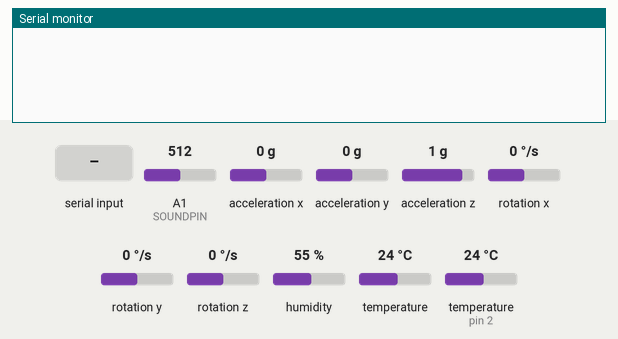
The sketch below on a simulated Arduino Uno, built with avr-gcc and run on an emulated ATmega328P. Shown: the last lines printed to the serial monitor. The inputs (shaded band) are chosen by the test bench; at power-on: A1 (SOUNDPIN) = 512, acceleration x 0 g, acceleration y 0 g, acceleration z 1 g, rotation x 0 °/s, rotation y 0 °/s, rotation z 0 °/s, humidity 55 %, temperature 24 °C, temperature (sensor on pin 2) 24 °C.

Above: at 4.2 s.
4.3 s: "T\n" received over Serial
At 5.5 s:
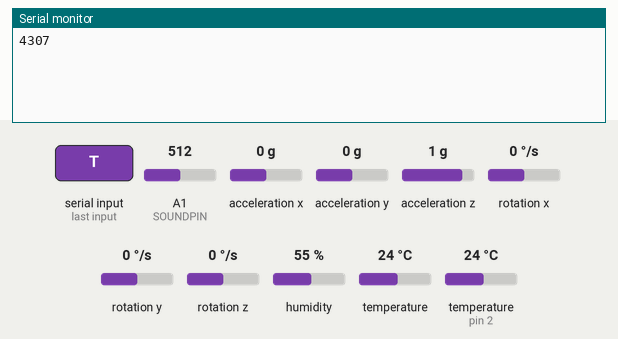
5.8 s: byte 84 ('T') received over Serial
At 6.7 s:
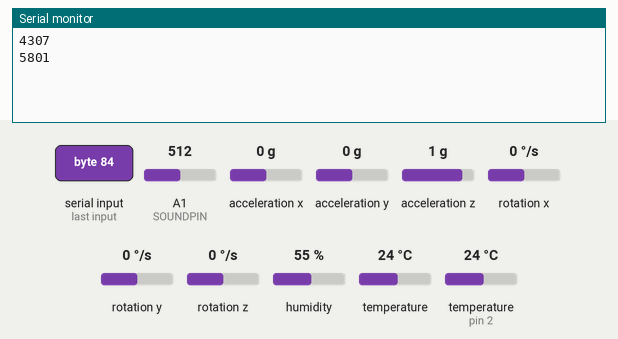
7.3 s: byte 116 ('t') received over Serial
At 8.3 s:
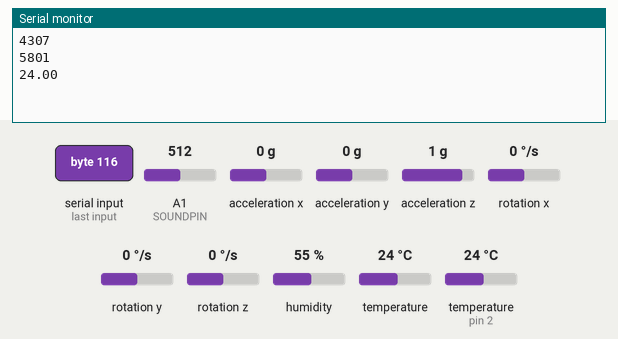
8.8 s: "h\n" received over Serial
At 10.0 s:
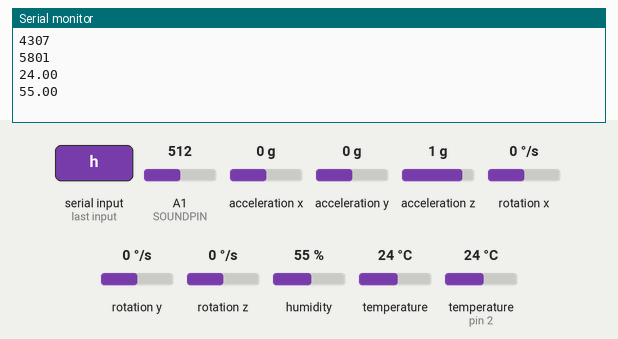
Timing chart, 0 to 11.3 s (numbered marks = the images above; inputs shaded):
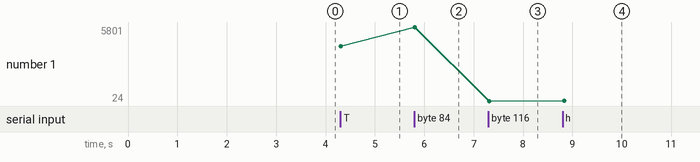

The sketch:

ArduinoBoardSoftware.ino
```cpp
//Board software using communication protocol 2.0
#include <Adafruit_BMP085.h>
#include <Wire.h>
#include <DHT.h>
#include <MPU6050_tockn.h>


#define SERIAL_POLLING_PERIOD   10
#define DHTPIN 2
#define DHTTYPE DHT11
#define SOUNDPIN A1

//Global variables and control variables
Adafruit_BMP085 bmp;
DHT dht(DHTPIN, DHTTYPE);
MPU6050 mpu6050(Wire);
float maxsound = 1024;
float maxsoundtemp = 1024;
double vdv = 0;
const float vdvExponent = 1.0/3.0;
long numMPUmeasurements = 0;
float x_calib = 0;
float y_calib = 0;
float z_calib = 0;

//functions
void send_time();
void send_temp();
void send_humidity();
void send_pressure();
void send_vib();
void send_sound();


void setup() {

  Serial.begin(9600);
  Wire.begin();

  bmp.begin();
  dht.begin();

  mpu6050.begin();
  calibrateMPU6050();


}

void loop() {

  while(!Serial.available()){
    //read values that need time series information (depend on more than one measurement)

    //Sound
    maxsoundtemp = analogRead(SOUNDPIN);
    if(maxsoundtemp < maxsound){
      maxsound = maxsoundtemp;
    }


    //accelerometer
    mpu6050.update();
    vdv += pow(pow(abs(mpu6050.getAccX()-x_calib),3) + pow(abs(mpu6050.getAccY()-y_calib),3) + pow(abs(mpu6050.getAccZ()-z_calib),3),vdvExponent);
    numMPUmeasurements++;

    delay(SERIAL_POLLING_PERIOD);
  }

  char cmd = Serial.read();

  switch(cmd)
  {
      case 'T':
        send_time();
        break;

      case 't':
        send_temp();
        break;

      case 'h':
        send_humidity();
        break;

      case 'p':
        send_pressure();
        break;

      case 'v':
        send_vib();
        break;

      case 's':
        send_sound();
        break;

  }
}

void send_time(){
  Serial.print(millis());
  Serial.print("\n");
}

void send_temp(){
  Serial.print(bmp.readTemperature());
  Serial.print("\n");
}
void send_humidity(){
  Serial.print(dht.readHumidity());
  Serial.print("\n");
}
void send_pressure(){
  Serial.print(bmp.readPressure());
  Serial.print("\n");
}
void send_vib(){
  vdv = vdv/numMPUmeasurements;

  Serial.print(vdv);
  Serial.print("\n");

  numMPUmeasurements = 0;
  vdv = 0;
}
void send_sound(){
  float sound = 1024 - maxsound;

  Serial.print(sound);
  Serial.print("\n");
  maxsound = 1024;
  maxsoundtemp = 1024;
}
void calibrateMPU6050(){
   mpu6050.calcGyroOffsets(); //calculates gyro offsets and sets rates of gyro and acc
   mpu6050.update();
   x_calib = mpu6050.getAccX();
   y_calib = mpu6050.getAccY();
   z_calib = mpu6050.getAccZ();
}
```

Measured:
- after the input at 4.3 s, the serial monitor: prints a new line at once (image 1)
- after the input at 5.8 s, the serial monitor: prints a new line at once (image 2)
- after the input at 7.3 s, the serial monitor: prints a new line at once (image 3)
- after the input at 8.8 s, the serial monitor: prints a new line at once (image 4)
- plotted number 1: 4307 → 5801 after the input at 5.8 s, 5801 → 24 after the input at 7.3 s, 24 → 55 after the input at 8.8 s
